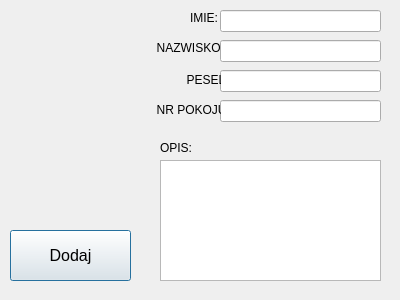
<?xml version="1.0" encoding="UTF-8"?>
<ui version="4.0">
 <class>Okno2</class>
 <widget class="QDialog" name="Okno2">
  <property name="geometry">
   <rect>
    <x>0</x>
    <y>0</y>
    <width>400</width>
    <height>300</height>
   </rect>
  </property>
  <property name="windowTitle">
   <string>Dialog</string>
  </property>
  <widget class="QPlainTextEdit" name="opis">
   <property name="geometry">
    <rect>
     <x>160</x>
     <y>160</y>
     <width>221</width>
     <height>121</height>
    </rect>
   </property>
  </widget>
  <widget class="QLabel" name="label">
   <property name="geometry">
    <rect>
     <x>160</x>
     <y>140</y>
     <width>41</width>
     <height>16</height>
    </rect>
   </property>
   <property name="text">
    <string>OPIS:</string>
   </property>
  </widget>
  <widget class="QLineEdit" name="lineEdit">
   <property name="geometry">
    <rect>
     <x>220</x>
     <y>10</y>
     <width>161</width>
     <height>22</height>
    </rect>
   </property>
  </widget>
  <widget class="QLineEdit" name="lineEdit_2">
   <property name="geometry">
    <rect>
     <x>220</x>
     <y>40</y>
     <width>161</width>
     <height>22</height>
    </rect>
   </property>
  </widget>
  <widget class="QLabel" name="label_2">
   <property name="geometry">
    <rect>
     <x>190</x>
     <y>10</y>
     <width>31</width>
     <height>16</height>
    </rect>
   </property>
   <property name="text">
    <string>IMIE:</string>
   </property>
  </widget>
  <widget class="QLabel" name="label_3">
   <property name="geometry">
    <rect>
     <x>150</x>
     <y>40</y>
     <width>71</width>
     <height>16</height>
    </rect>
   </property>
   <property name="text">
    <string>  NAZWISKO:</string>
   </property>
  </widget>
  <widget class="QPushButton" name="pushButton">
   <property name="geometry">
    <rect>
     <x>10</x>
     <y>230</y>
     <width>121</width>
     <height>51</height>
    </rect>
   </property>
   <property name="font">
    <font>
     <pointsize>12</pointsize>
    </font>
   </property>
   <property name="text">
    <string>Dodaj</string>
   </property>
  </widget>
  <widget class="QLineEdit" name="lineEdit_3">
   <property name="geometry">
    <rect>
     <x>220</x>
     <y>70</y>
     <width>161</width>
     <height>22</height>
    </rect>
   </property>
  </widget>
  <widget class="QLabel" name="label_4">
   <property name="geometry">
    <rect>
     <x>180</x>
     <y>70</y>
     <width>41</width>
     <height>20</height>
    </rect>
   </property>
   <property name="text">
    <string>  PESEL:</string>
   </property>
  </widget>
  <widget class="QLineEdit" name="lineEdit_4">
   <property name="geometry">
    <rect>
     <x>220</x>
     <y>100</y>
     <width>161</width>
     <height>22</height>
    </rect>
   </property>
  </widget>
  <widget class="QLabel" name="label_5">
   <property name="geometry">
    <rect>
     <x>150</x>
     <y>100</y>
     <width>71</width>
     <height>20</height>
    </rect>
   </property>
   <property name="text">
    <string>  NR POKOJU:</string>
   </property>
  </widget>
 </widget>
 <resources/>
 <connections/>
</ui>
